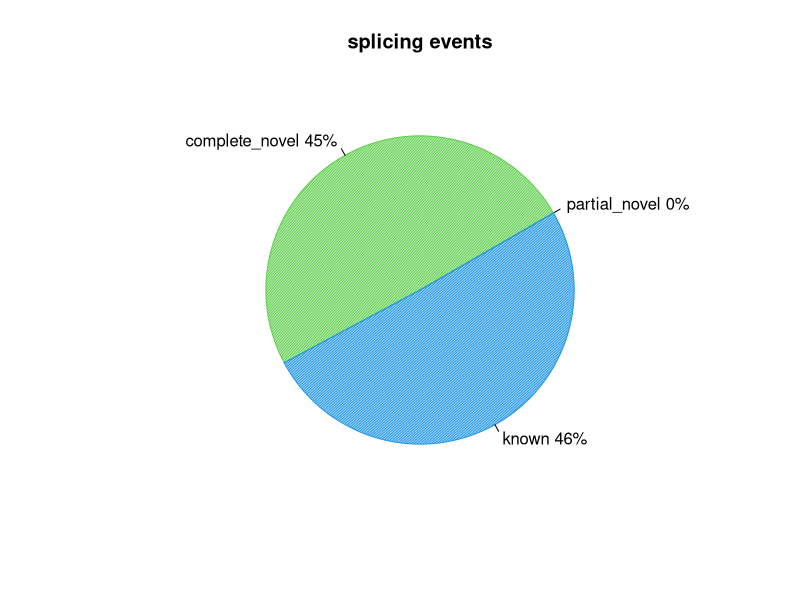
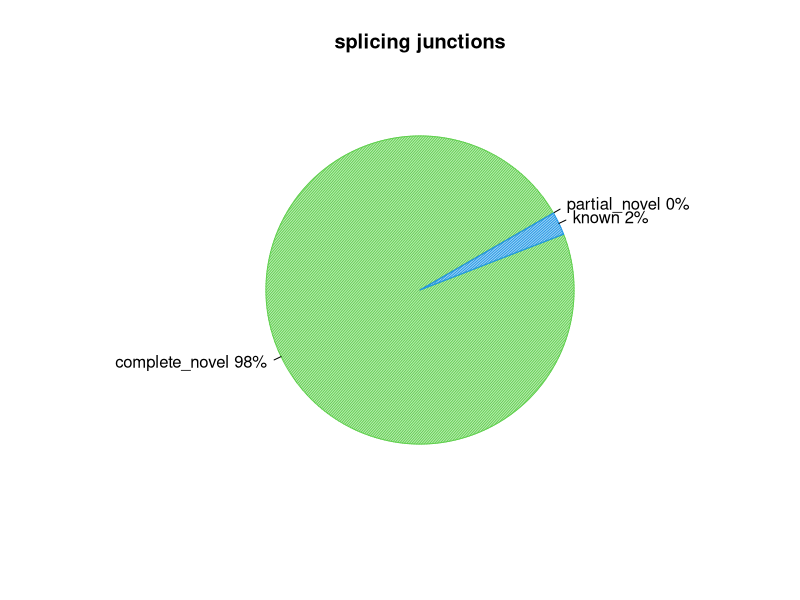

Recreate these plots in R, in order.
pdf("WT_REP1.splice_events.pdf")
events=c(0.0,44.67554076539101,45.590682196339436)
pie(events,col=c(2,3,4),init.angle=30,angle=c(60,120,150),density=c(70,70,70),main="splicing events",labels=c("partial_novel 0%","complete_novel 45%","known 46%"))
dev.off()
pdf("WT_REP1.splice_junction.pdf")
junction=c(0.0,97.5609756097561,2.4390243902439024)
pie(junction,col=c(2,3,4),init.angle=30,angle=c(60,120,150),density=c(70,70,70),main="splicing junctions",labels=c("partial_novel 0%","complete_novel 98%","known 2%"))
dev.off()
